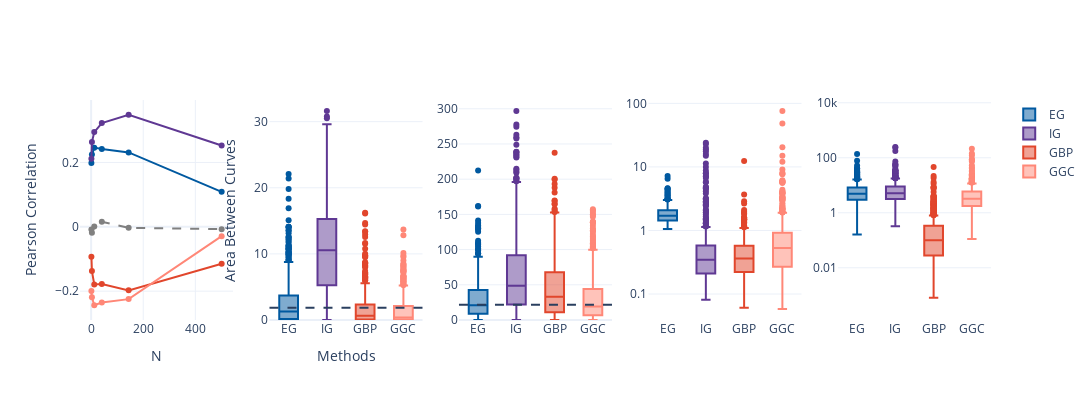

Notebook code cell kept with this figure:
### Code cell
## Plot ##
import plotly.graph_objects as go
from plotly.subplots import make_subplots


def format_title(title, subtitle=None, subtitle_font_size=14):
    title = f"<b>{title}</b>"
    if not subtitle:
        return title
    subtitle = f'<span style="font-size: {subtitle_font_size}px;">{subtitle}</span>'
    return f"{title}<br>{subtitle}"

if target == "pce":
    title = "Attribution Evaluation PCE"
else:
    title = "Attribution Evaluation Mean Thickness"


fig = make_subplots(
    rows=1,
    cols=5
)

cd = ["#E1462C", "#0059A0", "#5F3893", "#FF8777","#0A2C6E", "#CEDEEB"]

fig.add_trace(
    go.Scatter(
        y=sensN[0].mean(0),
        x=n_list,
        name="EG",
        marker_color=cd[1],
        showlegend=False,
        mode="lines+markers",
    ),
    row=1,
    col=1,
)

fig.add_trace(
    go.Scatter(
        y=sensN[1].mean(0),
        x=n_list,
        name="IG",
        marker_color=cd[2],
        showlegend=False,
        mode="lines+markers",
    ),
    row=1,
    col=1,
)

fig.add_trace(
    go.Scatter(
        y=sensN[2].mean(0),
        x=n_list,
        name="GBP",
        marker_color=cd[0],
        showlegend=False,
        mode="lines+markers",
    ),
    row=1,
    col=1,
)

fig.add_trace(
    go.Scatter(
        y=sensN[3].mean(0),
        x=n_list,
        name="GGC",
        marker_color=cd[3],
        showlegend=False,
        mode="lines+markers",
    ),
    row=1,
    col=1,
)

fig.add_trace(
    go.Scatter(
        y=sensN_rand,
        x=n_list,
        name="Random Baseline",
        marker_color="grey",
        showlegend=False,
        mode="lines+markers",
        line_dash="dash",
    ),
    row=1,
    col=1,
)

fig.add_trace(
    go.Box(y=ins_abc[0], name="EG", marker_color=cd[1], showlegend=False),
    row=1,
    col=2,
)
fig.add_trace(
    go.Box(y=ins_abc[1], name="IG", marker_color=cd[2], showlegend=False),
    row=1,
    col=2,
)
fig.add_trace(
    go.Box(y=ins_abc[2], name="GBP", marker_color=cd[0], showlegend=False),
    row=1,
    col=2,
)
fig.add_trace(
    go.Box(y=ins_abc[3], name="GGC", marker_color=cd[3], showlegend=False),
    row=1,
    col=2,
)

fig.add_hline(y=ins_abc_rand,fillcolor="grey",line_dash="dash",row=1,col=2)



fig.add_trace(
    go.Box(y=del_abc[0], name="EG", marker_color=cd[1], showlegend=False),
    row=1,
    col=3,
)
fig.add_trace(
    go.Box(y=del_abc[1], name="IG", marker_color=cd[2], showlegend=False),
    row=1,
    col=3,
)
fig.add_trace(
    go.Box(y=del_abc[2], name="GBP", marker_color=cd[0], showlegend=False),
    row=1,
    col=3,
)
fig.add_trace(
    go.Box(y=del_abc[3], name="GGC", marker_color=cd[3], showlegend=False),
    row=1,
    col=3,
)

fig.add_hline(y=del_abc_rand,fillcolor="grey",line_dash="dash",row=1,col=3)

fig.add_trace(
    go.Box(y=sens[0].squeeze(), name="EG", marker_color=cd[1]), row=1, col=4,
)
fig.add_trace(
    go.Box(y=sens[1].squeeze(), name="IG", marker_color=cd[2]), row=1, col=4,
)
fig.add_trace(
    go.Box(y=sens[2].squeeze(), name="GBP", marker_color=cd[0]), row=1, col=4,
)
fig.add_trace(
    go.Box(y=sens[3].squeeze(), name="GGC", marker_color=cd[3]), row=1, col=4,
)


fig.add_trace(
    go.Box(
        y=infid[0].squeeze(), name="EG", marker_color=cd[1], showlegend=False
    ),
    row=1,
    col=5,
)
fig.add_trace(
    go.Box(
        y=infid[1].squeeze(), name="IG", marker_color=cd[2], showlegend=False
    ),
    row=1,
    col=5,
)
fig.add_trace(
    go.Box(
        y=infid[2].squeeze(), name="GBP", marker_color=cd[0], showlegend=False
    ),
    row=1,
    col=5,
)
fig.add_trace(
    go.Box(
        y=infid[3].squeeze(), name="GGC", marker_color=cd[3], showlegend=False
    ),
    row=1,
    col=5,
)



fig.update_xaxes(title="N", row=1, col=1)
fig.update_xaxes(title="Methods", row=1, col=2)

fig.update_yaxes(title="Pearson Correlation", row=1, col=1)
fig.update_yaxes(title="Area Between Curves", rangemode="tozero", row=1, col=2)
fig.update_yaxes(rangemode="tozero", row=1, col=3)
fig.update_yaxes(title=" ", rangemode="tozero",type="log",tickvals = [0.1,1,10,100], row=1, col=4)
fig.update_yaxes(rangemode="tozero",type="log",range = [-3.9,4.1],row=1, col=5)

fig.update_layout(
    # title=format_title(
    #     title,
    #     "Perovskite "+ dim +" Model (n = " + str(sensN[3].shape[0]) + ")",
    # ),
    legend_title=None,
    legend={"traceorder": "normal"},
    title_y=0.96,
    title_x=0.035,
    template="plotly_white",
    height=400,
    width=1600,
)

fig.write_image("xai/images/"+ target + "/" + dim + "/" + dim +"_eval.png", scale=2)

fig.show()

### Figure 1 — Plotly figure (JSON) as saved in the notebook; plotly's stock layout.template omitted (floating-point values rounded to 4 significant figures; data arrays with more than 128 entries replaced by an {"elided": "..."} marker saying what was removed)
{"data": [{"marker": {"color": "#0059A0"}, "mode": "lines+markers", "name": "EG", "showlegend": false, "type": "scatter", "x": [1, 3, 12, 41, 144, 501], "xaxis": "x", "y": [0.1981, 0.2245, 0.246, 0.2418, 0.231, 0.1087], "yaxis": "y"}, {"marker": {"color": "#5F3893"}, "mode": "lines+markers", "name": "IG", "showlegend": false, "type": "scatter", "x": [1, 3, 12, 41, 144, 501], "xaxis": "x", "y": [0.2115, 0.2636, 0.2943, 0.3224, 0.3482, 0.2528], "yaxis": "y"}, {"marker": {"color": "#E1462C"}, "mode": "lines+markers", "name": "GBP", "showlegend": false, "type": "scatter", "x": [1, 3, 12, 41, 144, 501], "xaxis": "x", "y": [-0.09281, -0.1376, -0.1789, -0.178, -0.1975, -0.1149], "yaxis": "y"}, {"marker": {"color": "#FF8777"}, "mode": "lines+markers", "name": "GGC", "showlegend": false, "type": "scatter", "x": [1, 3, 12, 41, 144, 501], "xaxis": "x", "y": [-0.1993, -0.2193, -0.2438, -0.2351, -0.2247, -0.02899], "yaxis": "y"}, {"line": {"dash": "dash"}, "marker": {"color": "grey"}, "mode": "lines+markers", "name": "Random Baseline", "showlegend": false, "type": "scatter", "x": [1, 3, 12, 41, 144, 501], "xaxis": "x", "y": [-0.008472, -0.01866, 0.0006881, 0.01584, -0.003103, -0.007288], "yaxis": "y"}, {"marker": {"color": "#0059A0"}, "name": "EG", "showlegend": false, "type": "box", "xaxis": "x2", "y": {"elided": "500 float values"}, "yaxis": "y2"}, {"marker": {"color": "#5F3893"}, "name": "IG", "showlegend": false, "type": "box", "xaxis": "x2", "y": {"elided": "500 float values"}, "yaxis": "y2"}, {"marker": {"color": "#E1462C"}, "name": "GBP", "showlegend": false, "type": "box", "xaxis": "x2", "y": {"elided": "500 float values"}, "yaxis": "y2"}, {"marker": {"color": "#FF8777"}, "name": "GGC", "showlegend": false, "type": "box", "xaxis": "x2", "y": {"elided": "500 float values"}, "yaxis": "y2"}, {"marker": {"color": "#0059A0"}, "name": "EG", "showlegend": false, "type": "box", "xaxis": "x3", "y": {"elided": "500 float values"}, "yaxis": "y3"}, {"marker": {"color": "#5F3893"}, "name": "IG", "showlegend": false, "type": "box", "xaxis": "x3", "y": {"elided": "500 float values"}, "yaxis": "y3"}, {"marker": {"color": "#E1462C"}, "name": "GBP", "showlegend": false, "type": "box", "xaxis": "x3", "y": {"elided": "500 float values"}, "yaxis": "y3"}, {"marker": {"color": "#FF8777"}, "name": "GGC", "showlegend": false, "type": "box", "xaxis": "x3", "y": {"elided": "500 float values"}, "yaxis": "y3"}, {"marker": {"color": "#0059A0"}, "name": "EG", "type": "box", "xaxis": "x4", "y": {"elided": "500 float values"}, "yaxis": "y4"}, {"marker": {"color": "#5F3893"}, "name": "IG", "type": "box", "xaxis": "x4", "y": {"elided": "500 float values"}, "yaxis": "y4"}, {"marker": {"color": "#E1462C"}, "name": "GBP", "type": "box", "xaxis": "x4", "y": {"elided": "500 float values"}, "yaxis": "y4"}, {"marker": {"color": "#FF8777"}, "name": "GGC", "type": "box", "xaxis": "x4", "y": {"elided": "500 float values"}, "yaxis": "y4"}, {"marker": {"color": "#0059A0"}, "name": "EG", "showlegend": false, "type": "box", "xaxis": "x5", "y": {"elided": "500 float values"}, "yaxis": "y5"}, {"marker": {"color": "#5F3893"}, "name": "IG", "showlegend": false, "type": "box", "xaxis": "x5", "y": {"elided": "500 float values"}, "yaxis": "y5"}, {"marker": {"color": "#E1462C"}, "name": "GBP", "showlegend": false, "type": "box", "xaxis": "x5", "y": {"elided": "500 float values"}, "yaxis": "y5"}, {"marker": {"color": "#FF8777"}, "name": "GGC", "showlegend": false, "type": "box", "xaxis": "x5", "y": {"elided": "500 float values"}, "yaxis": "y5"}], "layout": {"height": 400, "legend": {"title": {}, "traceorder": "normal"}, "shapes": [{"fillcolor": "grey", "line": {"dash": "dash"}, "type": "line", "x0": 0, "x1": 1, "xref": "x2 domain", "y0": 1.866, "y1": 1.866, "yref": "y2"}, {"fillcolor": "grey", "line": {"dash": "dash"}, "type": "line", "x0": 0, "x1": 1, "xref": "x3 domain", "y0": 21.58, "y1": 21.58, "yref": "y3"}], "title": {"x": 0.035, "y": 0.96}, "width": 1600, "xaxis": {"anchor": "y", "domain": [0, 0.168], "title": {"text": "N"}}, "xaxis2": {"anchor": "y2", "domain": [0.208, 0.376], "title": {"text": "Methods"}}, "xaxis3": {"anchor": "y3", "domain": [0.416, 0.584]}, "xaxis4": {"anchor": "y4", "domain": [0.624, 0.792]}, "xaxis5": {"anchor": "y5", "domain": [0.832, 1]}, "yaxis": {"anchor": "x", "domain": [0, 1], "title": {"text": "Pearson Correlation"}}, "yaxis2": {"anchor": "x2", "domain": [0, 1], "rangemode": "tozero", "title": {"text": "Area Between Curves"}}, "yaxis3": {"anchor": "x3", "domain": [0, 1], "rangemode": "tozero"}, "yaxis4": {"anchor": "x4", "domain": [0, 1], "rangemode": "tozero", "tickvals": [0.1, 1, 10, 100], "title": {"text": " "}, "type": "log"}, "yaxis5": {"anchor": "x5", "domain": [0, 1], "range": [-3.9, 4.1], "rangemode": "tozero", "type": "log"}}}
